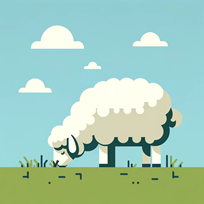
#> input picture ProjectSourceCode/Calculus-2/Sheep.jpg, 204 x 204 px
$ python Linear_Transformation_2D_Rotation_color.py
#> lines starting #> are read from the running program, lines starting #| are printed output that depends on the picture
import cv2
import numpy as np
import math

def rotate_image_color(image_path, angle):
    # Load the color image
#> called with image_path = 'Sheep.jpg', angle = 45
    image = cv2.imread(image_path, cv2.IMREAD_COLOR)
#> image is the input picture: shape (204, 204, 3); mean B, G, R 186.7, 204.6, 163.3
    height, width = image.shape[:2]
#> height = 204; width = 204

    # Create a new image with the same size but filled with zeros (black background)
    rotated_image = np.zeros((height, width, 3), np.uint8)

    # Calculate the center of the image
    center_y, center_x = height // 2, width // 2
#> center_y = 102; center_x = 102

    # Convert the angle to radians
    angle_rad = math.radians(angle)

    # Create the rotation matrix
    rotation_matrix = np.array([
        [math.cos(angle_rad), -math.sin(angle_rad)],
        [math.sin(angle_rad), math.cos(angle_rad)]
    ])

    # Apply the transformation to each pixel
    for y in range(height):
        for x in range(width):
            # Translate the pixel to origin and then rotate
            yp = y - center_y
            xp = x - center_x
            new_x, new_y = np.matmul(rotation_matrix, np.array([xp, yp]))

            # Translate back from the origin
            new_x += center_x
            new_y += center_y

            # If the new position is within the bounds of the image, set the pixel
            if 0 <= new_x < width and 0 <= new_y < height:
                rotated_image[int(new_y), int(new_x)] = image[y, x]
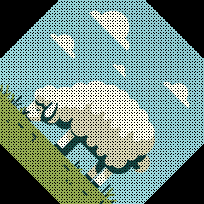
#> rotated_image: shape (204, 204, 3); mean B, G, R 132.5, 142.3, 114.5

    # Display the original and rotated images
    cv2.imshow('Original Image', image)
    cv2.imshow('Rotated Image', rotated_image)
    cv2.waitKey(0)
    cv2.destroyAllWindows()

# Use the function
rotate_image_color('Sheep.jpg', 45)  # Replace with your image path and desired rotation angle
